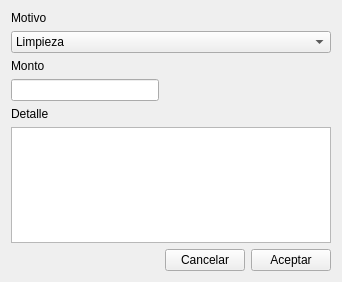
<?xml version="1.0" encoding="UTF-8"?>
<ui version="4.0">
 <class>Form</class>
 <widget class="QWidget" name="Form">
  <property name="geometry">
   <rect>
    <x>0</x>
    <y>0</y>
    <width>342</width>
    <height>282</height>
   </rect>
  </property>
  <property name="windowTitle">
   <string>Retiro dinero</string>
  </property>
  <property name="windowIcon">
   <iconset>
    <normaloff>../imagenes/icon_qpyme.png</normaloff>../imagenes/icon_qpyme.png</iconset>
  </property>
  <layout class="QGridLayout" name="gridLayout">
   <item row="0" column="0">
    <widget class="QLabel" name="label">
     <property name="text">
      <string>Motivo</string>
     </property>
    </widget>
   </item>
   <item row="1" column="0" colspan="3">
    <widget class="QComboBox" name="comboBox">
     <item>
      <property name="text">
       <string>Limpieza</string>
      </property>
     </item>
     <item>
      <property name="text">
       <string>Insumo</string>
      </property>
     </item>
     <item>
      <property name="text">
       <string>Comida</string>
      </property>
     </item>
     <item>
      <property name="text">
       <string>Pago 3ros.</string>
      </property>
     </item>
     <item>
      <property name="text">
       <string>Cuota</string>
      </property>
     </item>
     <item>
      <property name="text">
       <string>Adelanto</string>
      </property>
     </item>
    </widget>
   </item>
   <item row="2" column="0">
    <widget class="QLabel" name="label_3">
     <property name="text">
      <string>Monto</string>
     </property>
    </widget>
   </item>
   <item row="3" column="0">
    <widget class="QLineEdit" name="lineEdit">
     <property name="layoutDirection">
      <enum>Qt::RightToLeft</enum>
     </property>
    </widget>
   </item>
   <item row="4" column="0">
    <widget class="QLabel" name="label_2">
     <property name="text">
      <string>Detalle</string>
     </property>
    </widget>
   </item>
   <item row="5" column="0" colspan="3">
    <widget class="QPlainTextEdit" name="plainTextEdit"/>
   </item>
   <item row="6" column="1">
    <widget class="QPushButton" name="pushButton_2">
     <property name="text">
      <string>Cancelar</string>
     </property>
    </widget>
   </item>
   <item row="6" column="2">
    <widget class="QPushButton" name="pushButton">
     <property name="text">
      <string>Aceptar</string>
     </property>
    </widget>
   </item>
  </layout>
 </widget>
 <resources/>
 <connections/>
</ui>
